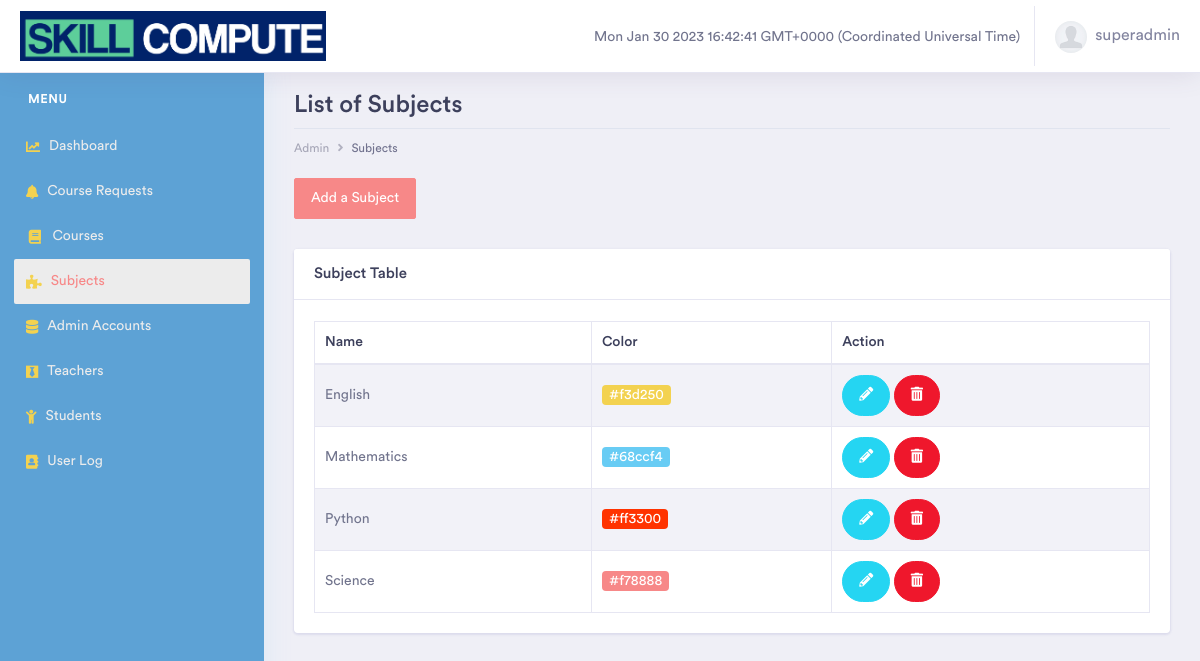
The page /staff/subjects/ (signed in) on the database its author committed.
### classroom/models.py (models this page shows, shortened)
class User(AbstractUser):
    email = models.EmailField(unique=True)
    is_student = models.BooleanField(default=False)
    is_teacher = models.BooleanField(default=False)

class Subject(models.Model):
    name = models.CharField(max_length=30)
    color = models.CharField(max_length=9, default='#007bff')

### classroom/views/staff.py (the view)
# urls.py: path('subjects/', staff.SubjectListView.as_view(), name='subject_list'),
@method_decorator([login_required, staff_required], name='dispatch')
class SubjectListView(ListView):
    model = Subject
    context_object_name = 'subjects'
    extra_context = {
        'title': 'Subjects',
        'sidebar': 'subject_list'
    }
    template_name = 'classroom/staff/subject_list.html'
    paginate_by = 5
    def get_context_data(self, **kwargs):
        kwargs['course_request_count'] = Course.objects.values_list('id', flat=True).filter(status='pending').count()
        return super().get_context_data(**kwargs)
    def get_queryset(self):
        return Subject.objects.all().order_by('name')

### classroom/templates/classroom/staff/subject_list.html (shortened to what this page needs)
{% extends 'staff_base.html' %}
{% block content %}
    <div class="row">
        <div class="col-xl-12 col-lg-12 col-md-12 col-sm-12 col-12">
            <div class="page-header">
                <h2 class="pageheader-title">List of Subjects</h2>
                <div class="page-breadcrumb">
                    <nav aria-label="breadcrumb">
                        <ol class="breadcrumb">
                            <li class="breadcrumb-item"><a href="{% url 'staff:dashboard' %}" class="breadcrumb-link">Admin</a></li>
                            <li class="breadcrumb-item active" aria-current="page">Subjects</li>
                        </ol>
                    </nav>
                </div>
                <br>
                <a href="{% url 'staff:subject_add' %}" class="btn btn-primary" role="button">Add a Subject</a>
            </div>
        </div>
    </div>
    <div class="row">
        <div class="col-xl-12 col-lg-12 col-md-12 col-sm-12 col-12">
            <div class="card">
                <h5 class="card-header">Subject Table</h5>
                <div class="col-4">
                </div>
                <div class="card-body">
                    {% if subjects %}
                        <div class="table-responsive">
                            <table class="table table-striped table-bordered first">
                                <thead>
                                <tr>
                                    <th>Name</th>
                                    <th>Color</th>
                                    <th>Action</th>
                                </tr>
                                </thead>
                                <tbody>
                                {% for subject in subjects %}
                                    <tr>
                                        <td>{{ subject.name }}</td>
                                        <td>
                                            <span class="badge badge-primary" style="background-color: {{ subject.color }}">{{ subject.color }}</span>
                                        </td>
                                        <td>
                                            <a href="{% url 'staff:subject_change' subject.pk %}" class="btn btn-rounded btn-info" title="Edit"><i class="fas fa-pencil-alt"></i></a>
                                            <a href="#" class="btn btn-rounded btn-danger delete" title="Delete" data-id="{{ subject.pk }}"><i class="fas fa-trash-alt"></i></a>
                                        </td>
                                    </tr>
                                {% endfor %}
                                </tbody>
                            </table>
                        </div>
                    {% else %}
                        <center>
                            <i>There are no course records found in the database.</i>
                        </center>
                    {% endif %}
                </div>
            </div>
        </div>
    </div>
{% endblock %}

### templates/staff_base.html (shortened to what this page needs)
{% load static %}<!DOCTYPE html>
<html lang="en">
<head>
    <link rel="stylesheet" href="{% static 'staff/assets/vendor/bootstrap/css/bootstrap.min.css' %}">
    <link rel="stylesheet" href="{% static 'staff/assets/vendor/fonts/circular-std/style.css' %}">
    <link rel="stylesheet" href="{% static 'staff/assets/libs/css/style.css' %}">
    <link rel="stylesheet" href="{% static 'staff/assets/vendor/fonts/fontawesome/css/fontawesome-all.css' %}">
    <link rel="stylesheet" href="{% static 'staff/assets/vendor/charts/chartist-bundle/chartist.css' %}">
    <link rel="stylesheet" href="{% static 'staff/assets/vendor/charts/morris-bundle/morris.css' %}">
    <link rel="stylesheet" href="{% static 'staff/assets/vendor/fonts/material-design-iconic-font/css/materialdesignicons.min.css' %}">
    <link rel="stylesheet" href="{% static 'staff/assets/vendor/charts/c3charts/c3.css' %}">
    <link rel="stylesheet" href="{% static 'staff/assets/vendor/fonts/flag-icon-css/flag-icon.min.css' %}">
    </head>
<body>
    <div class="dashboard-main-wrapper">
        <div class="dashboard-header">
            <nav class="navbar navbar-expand-lg bg-white fixed-top">
                <a class="navbar-brand" href="#">
                    <img src="{% static 'images/digiwiz.png' %}" alt="logo" height="50">
                </a>
                <div class="collapse navbar-collapse " id="navbarSupportedContent">
                    <ul class="navbar-nav ml-auto navbar-right-top">
                        <li class="nav-item">
                            <br>
                            <span id="time"></span>&nbsp;&nbsp;&nbsp;&nbsp;
                        </li>
                        <li class="nav-item dropdown nav-user">
                            <a class="nav-link nav-user-img" href="#" id="navbarDropdownMenuLink2" data-toggle="dropdown" aria-haspopup="true" aria-expanded="false">
                                <img src="{% static 'staff/assets/images/default-user_thumb.png' %}" alt="default-user" class="user-avatar-md rounded-circle">&nbsp;
                                {{ user.username }}
                            </a>
                        </li>
                    </ul>
                </div>
            </nav>
        </div>
        <div class="nav-left-sidebar sidebar-dark" >
            <div class="menu-list">
                <nav class="navbar navbar-expand-lg navbar-light">
                    <div class="collapse navbar-collapse" id="navbarNav">
                        <ul class="navbar-nav flex-column">
                            <li class="nav-divider">
                                Menu
                            </li>
                            <li class="nav-item ">
                                <a class="nav-link {% if sidebar == 'dashboard' %}active{% endif %}" href="{% url 'staff:dashboard' %}">
                                    <i class="fas fa-chart-line"></i>Dashboard
                                </a>
                            </li>
                            <li class="nav-item">
                                <a class="nav-link {% if sidebar == 'course_requests' %}active{% endif %}" href="{% url 'staff:course_requests' %}">
                                    <i class="fas fa-bell"></i>Course Requests
                                </a>
                            </li>
                            <li class="nav-item">
                                <a class="nav-link {% if sidebar == 'course_list' %}active{% endif %}" href="{% url 'staff:course_list' %}">
                                    <i class="fas fa-fw fa-book"></i>Courses
                                </a>
                            </li>
                            {% if user.is_superuser %}
                                <li class="nav-item">
                                    <a class="nav-link {% if sidebar == 'subject_list' %}active{% endif %}" href="{% url 'staff:subject_list' %}">
                                        <i class="fas fa-puzzle-piece"></i>Subjects
                                    </a>
                                </li>
                            {% endif %}
                            {% if user.is_superuser %}
                                <li class="nav-item ">
                                    <a class="nav-link {% if sidebar == 'admin_list' %}active{% endif %}" href="{% url 'staff:admin_list' %}">
                                        <i class="fas fa-database"></i>Admin Accounts
                                    </a>
                                </li>
                            {% endif %}
                            <li class="nav-item">
                                <a class="nav-link {% if sidebar == 'teacher_list' %}active{% endif %}" href="{% url 'staff:teacher_list' %}">
                                    <i class="fab fa-black-tie"></i>Teachers
                                </a>
                            </li>
                            <li class="nav-item">
                                <a class="nav-link {% if sidebar == 'student_list' %}active{% endif %}" href="{% url 'staff:student_list' %}">
                                    <i class="fas fa-child"></i>Students
                                </a>
                            </li>
                            <li class="nav-item">
                                <a class="nav-link {% if sidebar == 'user_log' %}active{% endif %}" href="{% url 'staff:user_log_list' %}">
                                    <i class="fas fa-address-book"></i>User Log
                                </a>
                            </li>
                        </ul>
                    </div>
                </nav>
            </div>
        </div>
        <div class="dashboard-wrapper">
            <div class="container-fluid dashboard-content">
                {% block content %}
                {% endblock %}
            </div>
        </div>
    </div>
</body>
</html>

### rows shown on the page
User: username "superadmin"
Subject: name "English", color "#f3d250"
Subject: name "Mathematics", color "#68ccf4"
Subject: name "Python", color "#ff3300"
Subject: name "Science", color "#f78888"
